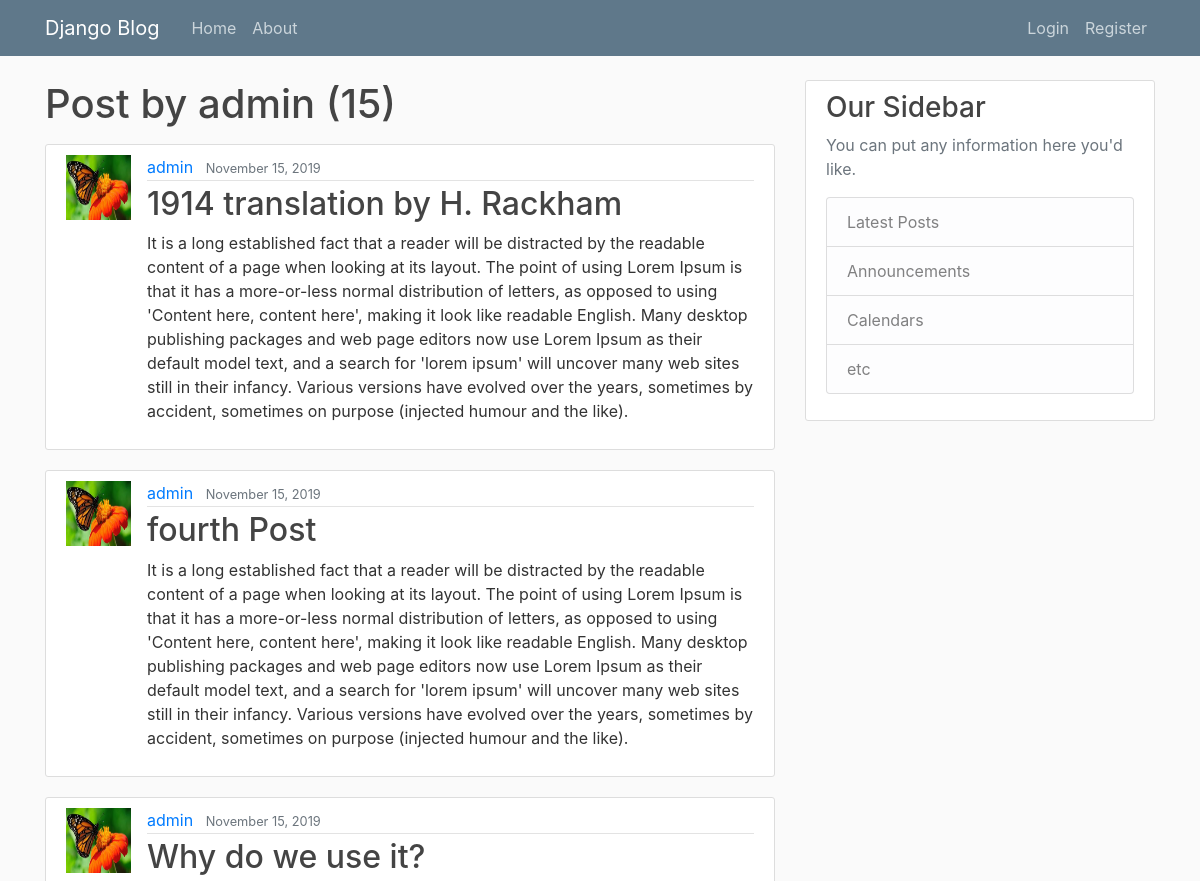
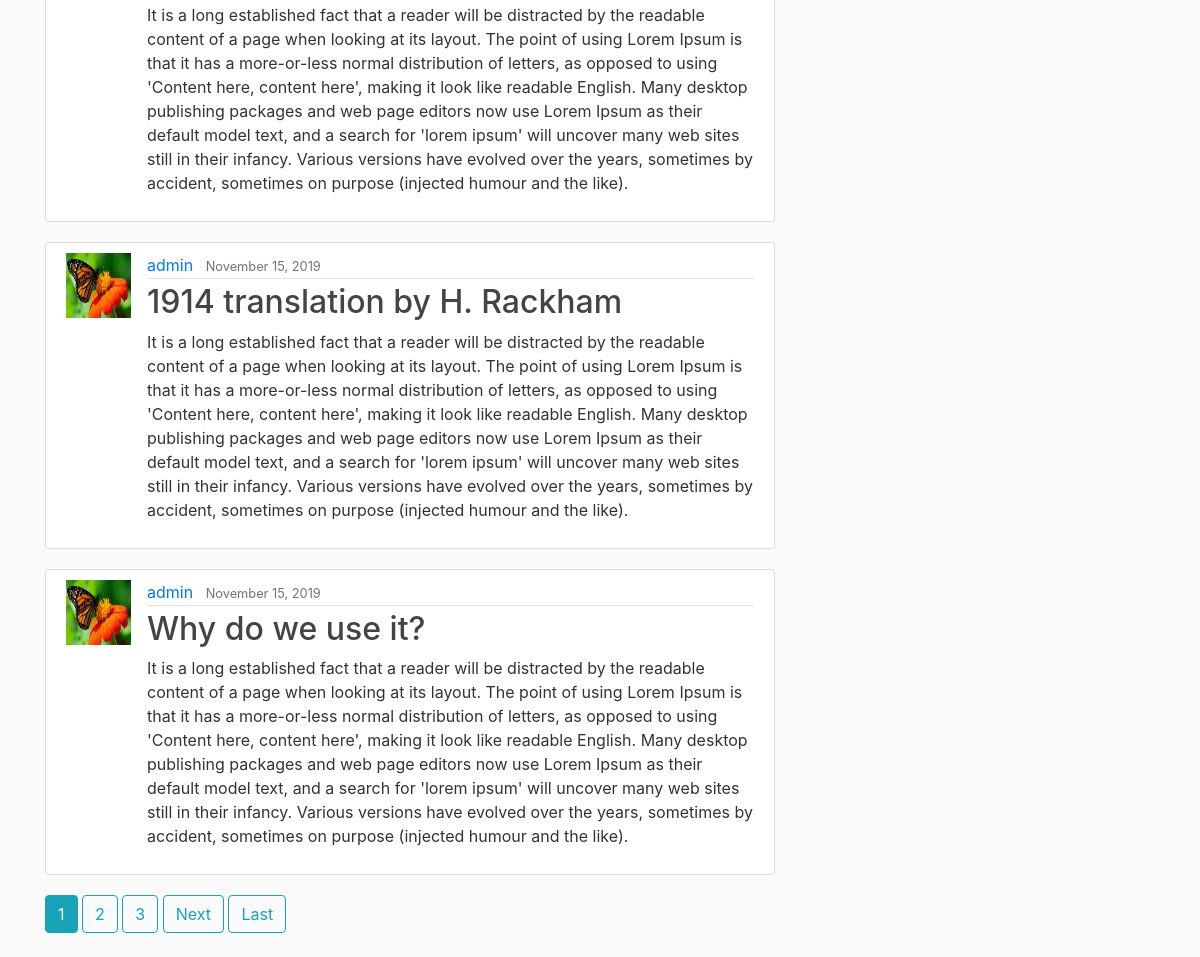
Screenshot of /user/admin with the database file from the repository (2 pictures, top to bottom).
### blog/models.py (models this page shows, shortened)
class Post(models.Model):
    title = models.CharField(max_length=100)
    content = models.TextField()
    date_posted = models.DateTimeField(default=timezone.now)
    author  = models.ForeignKey(User, on_delete=models.CASCADE)

### users/models.py (models this page shows, shortened)
class Profile(models.Model):
    user = models.OneToOneField(User, on_delete=models.CASCADE)
    image = models.ImageField(default='default.jpg', upload_to='profile_pics')

### blog/views.py (the view)
# urls.py: path('user/<str:username>', UserPostListView.as_view() , name="user-posts"),
class UserPostListView(ListView):
    model = Post
    template_name = 'blog/user_posts.html'
    context_object_name = 'posts'
    paginate_by = 5
    def get_queryset(self):
        user = get_object_or_404(User, username=self.kwargs.get('username'))
        return Post.objects.filter(author=user).order_by('-date_posted')

### blog/templates/blog/user_posts.html (shortened to what this page needs)
{% extends "blog/base.html" %}
{% block content %}
    <h1 class="mb-3">Post by {{ view.kwargs.username }} ({{ page_obj.paginator.count }})</h1>
    {% for post in posts %}
        <article class="media content-section">
            <img class="rounded-cirlce article-img" src="{{ post.author.profile.image.url }}">
            <div class="media-body">
            <div class="article-metadata">
                <a class="mr-2" href="{% url 'user-posts' post.author.username %}">{{ post.author }}</a>
                <small class="text-muted">{{ post.date_posted | date:"F d, Y" }}</small>
            </div>
            <h2><a class="article-title" href="{% url 'post-detail' post.id %}">{{ post.title }}</a></h2>
            <p class="article-content">{{ post.content }}</p>
            </div>
        </article>
    {% endfor %}
    {% if is_paginated %}
        {% for num in page_obj.paginator.page_range %}
            {% if page_obj.number == num %}
                <a href="?page={{ num }}" class="btn btn-info mb-4">{{ num }}</a>
            {% elif num > page_obj.number|add:'-3' and num < page_obj.number|add:'3' %}
                <a href="?page={{ num }}" class="btn btn-outline-info mb-4">{{ num }}</a>
            {% endif %}
        {% endfor %}
        {% if page_obj.has_next %}
            <a href="?page={{ page_obj.next_page_number }}" class="btn btn-outline-info mb-4">Next</a>
            <a href="?page={{ page_obj.paginator.num_pages }}" class="btn btn-outline-info mb-4">Last</a>
        {% endif %}
    {% endif %}
{% endblock content %}

### blog/static/blog/main.css (style rules this page uses)
body { background: #fafafa; color: #333333; margin-top: 5rem; }
h1, h2, h3, h4, h5, h6 { color: #444444; }
.content-section { background: #ffffff; padding: 10px 20px; border: 1px solid #dddddd; border-radius: 3px; margin-bottom: 20px; }
.article-title { color: #444444; }
.article-content { white-space: pre-line; }
.article-img { height: 65px; width: 65px; margin-right: 16px; }
.article-metadata { padding-bottom: 1px; margin-bottom: 4px; border-bottom: 1px solid #e3e3e3 }

### rows the page displays
Post: author.profile.image (picture), author "admin", date_posted "November 15, 2019", title "1914 translation by H. Rackham", content "It is a long established fact that a reader will be distracted by the readable content of a page when looking at its layout. The point of using Lorem Ipsum is that it has a more-or-less normal distribution of letters, as opposed to using 'Content here, content here', making it look like readable English. Many desktop publishing packages and web page editors now use Lorem Ipsum as their default model text, and a search for 'lorem ipsum' will uncover many web sites still in their infancy. Various versions have evolved over the years, sometimes by accident, sometimes on purpose (injected humour and the like)."
Post: author.profile.image (picture), author "admin", date_posted "November 15, 2019", title "fourth Post", content "It is a long established fact that a reader will be distracted by the readable content of a page when looking at its layout. The point of using Lorem Ipsum is that it has a more-or-less normal distribution of letters, as opposed to using 'Content here, content here', making it look like readable English. Many desktop publishing packages and web page editors now use Lorem Ipsum as their default model text, and a search for 'lorem ipsum' will uncover many web sites still in their infancy. Various versions have evolved over the years, sometimes by accident, sometimes on purpose (injected humour and the like)."
Post: author.profile.image (picture), author "admin", date_posted "November 15, 2019", title "Why do we use it?", content "It is a long established fact that a reader will be distracted by the readable content of a page when looking at its layout. The point of using Lorem Ipsum is that it has a more-or-less normal distribution of letters, as opposed to using 'Content here, content here', making it look like readable English. Many desktop publishing packages and web page editors now use Lorem Ipsum as their default model text, and a search for 'lorem ipsum' will uncover many web sites still in their infancy. Various versions have evolved over the years, sometimes by accident, sometimes on purpose (injected humour and the like)."
Post: author.profile.image (picture), author "admin", date_posted "November 15, 2019", title "1914 translation by H. Rackham", content "It is a long established fact that a reader will be distracted by the readable content of a page when looking at its layout. The point of using Lorem Ipsum is that it has a more-or-less normal distribution of letters, as opposed to using 'Content here, content here', making it look like readable English. Many desktop publishing packages and web page editors now use Lorem Ipsum as their default model text, and a search for 'lorem ipsum' will uncover many web sites still in their infancy. Various versions have evolved over the years, sometimes by accident, sometimes on purpose (injected humour and the like)."
Post: author.profile.image (picture), author "admin", date_posted "November 15, 2019", title "Why do we use it?", content "It is a long established fact that a reader will be distracted by the readable content of a page when looking at its layout. The point of using Lorem Ipsum is that it has a more-or-less normal distribution of letters, as opposed to using 'Content here, content here', making it look like readable English. Many desktop publishing packages and web page editors now use Lorem Ipsum as their default model text, and a search for 'lorem ipsum' will uncover many web sites still in their infancy. Various versions have evolved over the years, sometimes by accident, sometimes on purpose (injected humour and the like)."

### other values shown
{{ view.kwargs.username }} "admin"
{{ page_obj.paginator.count }} "15"
{{ num }} "1"
{{ num }} "2" "3"
